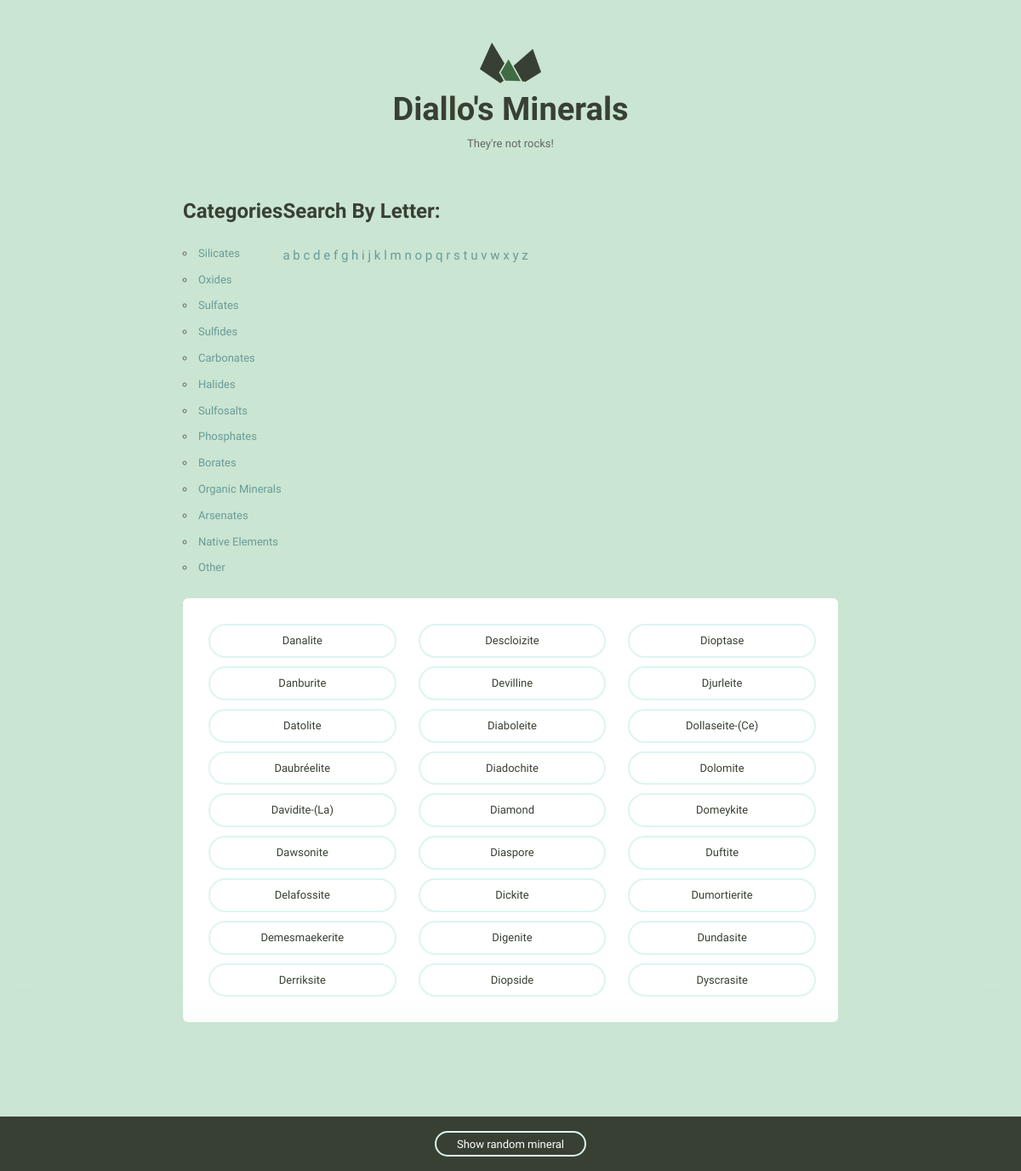
Page /d/ on the committed database.
### minerals/models.py (models this page shows, shortened)
class Mineral(models.Model):
    name = models.CharField(max_length=255)
    image_filename = models.CharField(max_length=255)
    image_caption = models.CharField(max_length=255, blank=True,
                                     default='', null=True)
    category = models.CharField(max_length=255, blank=True,
                                default='', null=True)
    formula = models.CharField(max_length=255, blank=True,
                               default='', null=True)
    strunz_classification = models.CharField(max_length=255, blank=True,
                                             default='', null=True)
    crystal_system = models.CharField(max_length=255, blank=True,
                                      default='', null=True)
    unit_cell = models.CharField(max_length=255, blank=True,
                                 default='', null=True)
    color = models.CharField(max_length=255, blank=True,
                             default='', null=True)
    crystal_symmetry = models.CharField(max_length=255, blank=True,
                                        default='', null=True)
    cleavage = models.CharField(max_length=255, blank=True,
                                default='', null=True)
    mohs_scale_hardness = models.CharField(max_length=255,
                                           blank=True, default='', null=True)
    luster = models.CharField(max_length=255, blank=True,
                              default='', null=True)
    streak = models.CharField(max_length=255, blank=True,
                              default='', null=True)
    diaphaneity = models.CharField(max_length=255, blank=True,
                                   default='', null=True)
    optical_properties = models.CharField(max_length=255, blank=True,
                                          default='', null=True)
    refractive_index = models.CharField(max_length=255, blank=True,
                                        default='', null=True)
    crystal_habit = models.CharField(max_length=255, blank=True,
                                     default='', null=True)
    specific_gravity = models.CharField(max_length=255, blank=True,
                                        default='', null=True)
    group = models.CharField(max_length=255, blank=True, default='', null=True)
    class Meta:
        ordering = ['name', ]

### minerals/views.py (the view)
# urls.py: url(r'^(?P<letter>[a-zA-Z])/$', views.mineral_letter_list, name='letter'),
def mineral_letter_list(request, letter):
    minerals = Mineral.objects.filter(name__istartswith=letter)
    random_mineral = random.choice(Mineral.objects.all())
    return render(request, 'minerals/mineral_list.html', {
        'minerals': minerals,
        'active_letter': letter,
        'random_mineral': random_mineral,
    })

### minerals/templatetags/minerals_extras.py (called while the page is built)
@register.inclusion_tag('minerals/mineral_nav.html')
def nav_mineral_list():
    return {'groups': groups}

### minerals/templates/minerals/mineral_list.html (shortened to what this page needs)
{% extends 'layout.html' %}
{% block content %}
<div class="grid-100">
      <ul class="minerals__container">
          {% for mineral in minerals %}
        <li class="minerals__item">
          <a class="minerals__anchor" href="{% url 'minerals:detail' pk=mineral.pk %}">{{ mineral.name }}</a>
        </li>
          {% endfor %}
      </ul>
</div>
{% endblock %}

### assets/css/global.css (style rules this page uses)
html { font-family: sans-serif; -ms-text-size-adjust: 100%; -webkit-text-size-adjust: 100%; }
body { margin: 0; }
a { background-color: transparent; }
html { font-size: 62.5%; }
body { background-color: #CAE5D2; font-size: 1.5em; line-height: 1.6; font-weight: 400; font-family: "Cousine"; color: #666; }
.grid, .grid-5, .grid-10, .grid-15, .grid-20, .grid-25, .grid-30, .grid-33, .grid-35, .grid-40, .grid-45, .grid-50, .grid-55, .grid-60, .grid-65, .grid-66, .grid-70, .grid-75, .grid-80, .grid-90, .grid-95, .grid-100 { float: left; box-sizing: border-box; position: relative; }
.grid-100 { width: 100%; padding: 0 15px; }
a { color: #689b98; text-decoration: none; -webkit-transition: color 0.2s; -moz-transition: color 0.2s; -ms-transition: color 0.2s; -o-transition: color 0.2s; transition: color 0.2s; }
ul { list-style: circle inside; padding-left: 0; margin-top: 0; }
li { margin-bottom: 1rem; font-size: 1.3rem; }
table, p, ul { margin-bottom: 2.5rem; }
.minerals__container { background-color: #fff; border-radius: 6px; list-style: none; padding: 30px 30px 20px 30px; -webkit-column-gap: 30px; -moz-column-gap: 30px; column-gap: 30px; }
@media (min-width: 640px) { .minerals__container { -webkit-column-count: 3; -moz-column-count: 3; column-count: 3; } }
.minerals__anchor { border: solid 2px #DCF5F2; border-radius: 100px; color: #384033; display: block; font-size: 13px; text-align: center; padding: 8px 0 7px 0; width: 100%; transition: background-color 200ms ease-in-out, font-weight 200ms ease-in-out, color 200ms ease-in-out; }

### rows in the picture
Mineral: name "Danalite"
Mineral: name "Danburite"
Mineral: name "Datolite"
Mineral: name "Daubréelite"
Mineral: name "Davidite-(La)"
Mineral: name "Dawsonite"
Mineral: name "Delafossite"
Mineral: name "Demesmaekerite"
Mineral: name "Derriksite"
Mineral: name "Descloizite"
Mineral: name "Devilline"
Mineral: name "Diaboleite"
Mineral: name "Diadochite"
Mineral: name "Diamond"
Mineral: name "Diaspore"
Mineral: name "Dickite"
Mineral: name "Digenite"
Mineral: name "Diopside"
Mineral: name "Dioptase"
Mineral: name "Djurleite"
Mineral: name "Dollaseite-(Ce)"
Mineral: name "Dolomite"
Mineral: name "Domeykite"
Mineral: name "Duftite"
Mineral: name "Dumortierite"
Mineral: name "Dundasite"
Mineral: name "Dyscrasite"

### other values in the picture
{{ group }} "Silicates" "Oxides" "Sulfates" "Sulfides" "Carbonates" "Halides" "Sulfosalts" "Phosphates" "Borates" "Organic Minerals" "Arsenates" "Native Elements" "Other"
{{ letter }} "a" "b" "c" "e" "f" "g" "h" "i" "j" "k" "l" "m" "n" "o" "p" "q" "r" "s" "t" "u" "v" "w" "x" "y" "z"
{{ letter }} "d"
